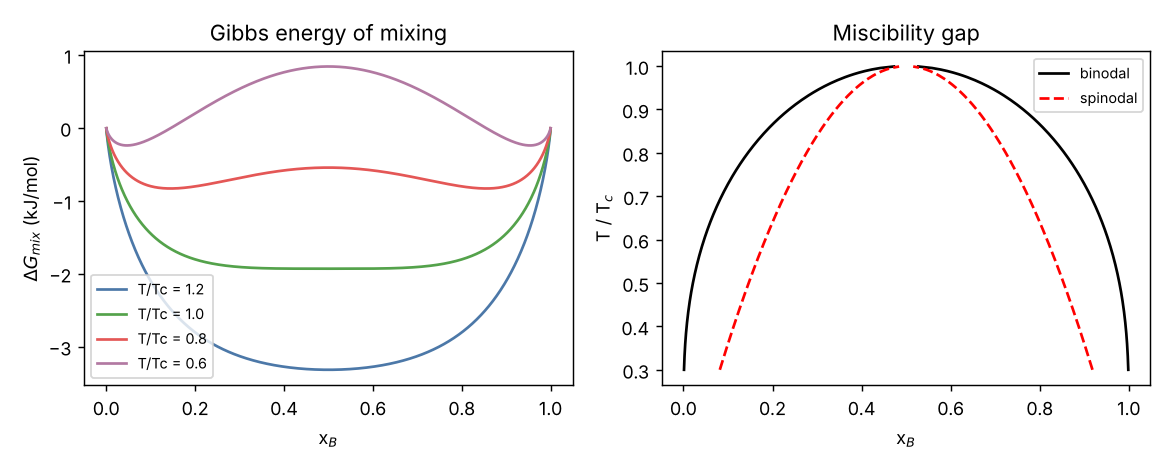

Source code (Python):
"""Ideal and regular solutions: Gibbs energy of mixing, chemical potentials, Gibbs-Duhem, spinodal and binodal."""
import numpy as np
from scipy.optimize import brentq
import matplotlib; matplotlib.use("Agg")
import matplotlib.pyplot as plt

R = 8.314462618
def gmix(x, w, T):                      # J/mol, regular solution, Omega = w
    return R * T * (x * np.log(x) + (1 - x) * np.log(1 - x)) + w * x * (1 - x)
def mu_B(x, w, T):                      # chemical potential of B relative to pure B
    return R * T * np.log(x) + w * (1 - x)**2
def mu_A(x, w, T):
    return R * T * np.log(1 - x) + w * x**2

print("1. ideal solution at 1000 K, x = 0.5: Gibbs energy of mixing and chemical potentials")
T = 1000.0; x = 0.5
print(f"   dG_mix = {gmix(x, 0.0, T):.1f} J/mol = -T dS_mix with dS_mix = {-R * (x * np.log(x) + (1 - x) * np.log(1 - x)):.4f} J/(mol K) = R ln 2 = {R * np.log(2):.4f}")
print(f"   mu_A - mu_A(pure) = {mu_A(x, 0.0, T):.1f} J/mol = RT ln x_A;  activity a_A = exp(mu/RT) = {np.exp(mu_A(x, 0.0, T) / (R * T)):.3f}")

print("\n2. Gibbs-Duhem check for a regular solution (w = 10 kJ/mol, T = 1000 K): (1-x) dmu_A/dx + x dmu_B/dx = 0")
w = 10000.0
for x in (0.1, 0.3, 0.5, 0.8):
    h = 1e-6
    dA = (mu_A(x + h, w, T) - mu_A(x - h, w, T)) / (2 * h); dB = (mu_B(x + h, w, T) - mu_B(x - h, w, T)) / (2 * h)
    # tangent-intercept construction: mu_B - mu_A = dG/dx, G = (1-x) mu_A + x mu_B
    G = gmix(x, w, T); dG = (gmix(x + h, w, T) - gmix(x - h, w, T)) / (2 * h)
    print(f"   x = {x:.1f}:  (1-x)dmuA/dx + x dmuB/dx = {(1 - x) * dA + x * dB: .2e} J/mol;   G - [(1-x)muA + x muB] = {G - ((1 - x) * mu_A(x, w, T) + x * mu_B(x, w, T)): .2e};   muB - muA - dG/dx = {mu_B(x, w, T) - mu_A(x, w, T) - dG: .2e}")

print("\n3. activity coefficients of the regular solution: gamma_B = exp(w (1-x)^2/RT)  (w = 10 kJ/mol, T = 1000 K)")
for x in (0.01, 0.1, 0.5, 0.9, 1.0 - 1e-9):
    print(f"   x_B = {x:9.6f}   gamma_B = {np.exp(w * (1 - x)**2 / (R * T)):.4f}   activity a_B = {x * np.exp(w * (1 - x)**2 / (R * T)):.5f}")
print(f"   at infinite dilution gamma_B^infinity = exp(w/RT) = {np.exp(w / (R * T)):.4f} (Henry's law constant relative to Raoult's)")

print("\n4. stability: second derivative of G_mix and the miscibility gap (symmetric regular solution, Tc = w/(2R))")
w = 20000.0; Tc = w / (2 * R)
print(f"   w = 20 kJ/mol  ->  critical temperature Tc = {Tc:.1f} K")
def spinodal(T):
    r = 2 * R * T / w
    return 0.5 * (1 - np.sqrt(1 - r)) if r < 1 else np.nan
def binodal(T):
    f = lambda x: R * T * np.log(x / (1 - x)) + w * (1 - 2 * x)
    return brentq(f, 1e-12, 0.5 - 1e-9) if T < Tc else np.nan
print("      T (K)    T/Tc    binodal x   spinodal x   G''(0.5)/RT   (G''<0 inside the spinodal)")
rows = []
for r in (0.5, 0.7, 0.8, 0.9, 0.95, 0.99):
    T = r * Tc; xb = binodal(T); xs = spinodal(T)
    g2 = R * T / 0.25 - 2 * w
    rows.append((T, xb, xs))
    print(f"   {T:7.1f}   {r:5.2f}   {xb:9.5f}   {xs:9.5f}     {g2 / (R * T):8.3f}")
print("   check of the binodal at T/Tc = 0.8: common-tangent condition mu_A(x1) = mu_A(x2), mu_B(x1) = mu_B(x2):")
T = 0.8 * Tc; x1 = binodal(T); x2 = 1 - x1
print(f"   x1 = {x1:.6f}, x2 = {x2:.6f}:  mu_A difference = {mu_A(x1, w, T) - mu_A(x2, w, T): .2e} J/mol,  mu_B difference = {mu_B(x1, w, T) - mu_B(x2, w, T): .2e} J/mol")
print(f"   critical exponent: near Tc the binodal width scales as sqrt(1 - T/Tc): at T/Tc = 0.99 the half-width 0.5 - x = {0.5 - binodal(0.99 * Tc):.4f}, mean-field prediction sqrt(3(1-T/Tc)) / 2 = {np.sqrt(3 * 0.01) / 2:.4f}")

fig, ax = plt.subplots(1, 2, figsize=(9, 3.6))
xx = np.linspace(1e-4, 1 - 1e-4, 800)
for r, c in ((1.2, "#4c78a8"), (1.0, "#54a24b"), (0.8, "#e45756"), (0.6, "#b279a2")):
    ax[0].plot(xx, gmix(xx, w, r * Tc) / 1000, color=c, label=f"T/Tc = {r}")
ax[0].set_xlabel("x$_B$"); ax[0].set_ylabel("$\\Delta G_{mix}$ (kJ/mol)"); ax[0].legend(fontsize=8); ax[0].set_title("Gibbs energy of mixing")
Ts = np.linspace(0.3 * Tc, 0.999 * Tc, 200)
xb = np.array([binodal(t) for t in Ts]); xs = np.array([spinodal(t) for t in Ts])
ax[1].plot(xb, Ts / Tc, "k", label="binodal"); ax[1].plot(1 - xb, Ts / Tc, "k"); ax[1].plot(xs, Ts / Tc, "r--", label="spinodal"); ax[1].plot(1 - xs, Ts / Tc, "r--")
ax[1].set_xlabel("x$_B$"); ax[1].set_ylabel("T / T$_c$"); ax[1].legend(fontsize=8); ax[1].set_title("Miscibility gap")
fig.tight_layout(); fig.savefig("solutions.png", dpi=130)
print("\nsaved solutions.png")
